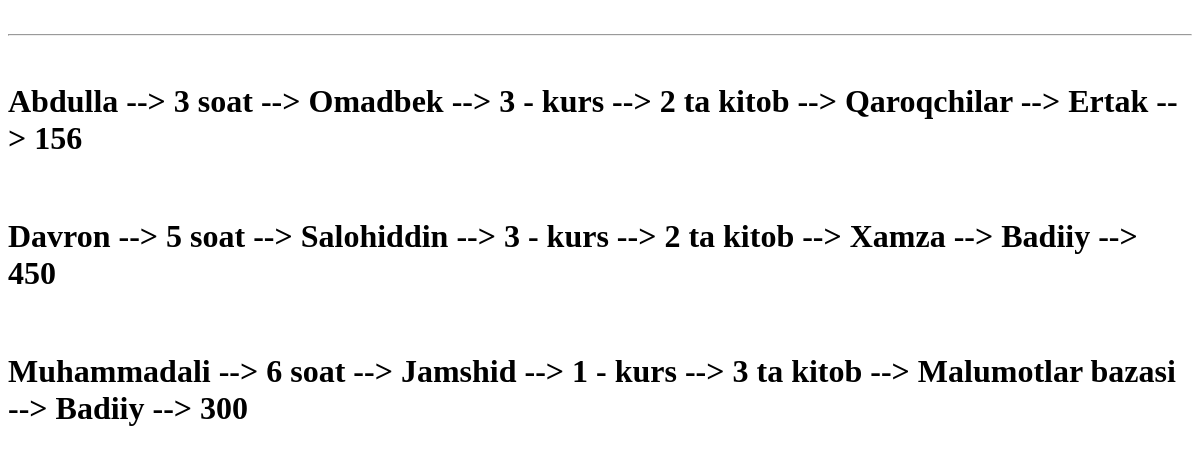
The page /record_tartiblash/ on the database as committed earlier.
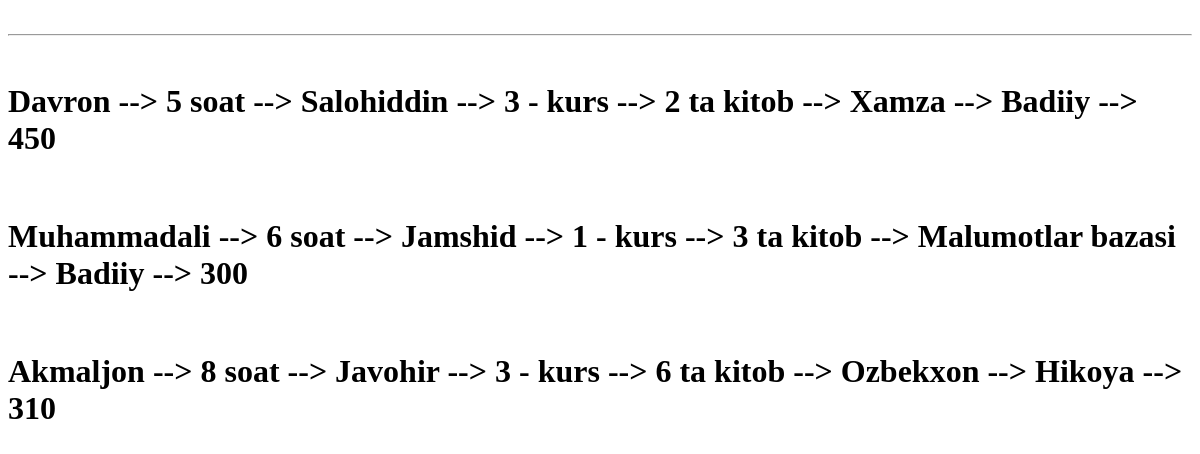
The same page on the database as committed later.
### asosiy/models.py (models this page shows)
class Record(models.Model):
    talaba = models.ForeignKey(Talaba, on_delete=models.CASCADE)
    kitob = models.ForeignKey(Kitob, on_delete=models.CASCADE)
    kutubxonachi = models.ForeignKey(Kutubxonachi, on_delete=models.CASCADE)
    olingan_sana = models.DateTimeField(auto_now_add=True)
    qaytardi = models.BooleanField(default=False)
    qaytarish_sana = models.DateTimeField(blank=True, null=True)
    def __str__(self):
        return f"{self.kutubxonachi} --> {self.talaba} --> {self.kitob}"

class Kutubxonachi(models.Model):
    ism = models.CharField(max_length=30)
    ish_vaqti = models.PositiveSmallIntegerField(verbose_name=" necha soat")
    def __str__(self):
        return f"{self.ism} --> {self.ish_vaqti} soat "

class Talaba(models.Model):
    ism = models.CharField(max_length=30)
    kurs = models.PositiveSmallIntegerField()
    kitob_soni = models.PositiveSmallIntegerField()
    def __str__(self):
        return f"{self.ism} --> {self.kurs} - kurs  --> {self.kitob_soni} ta kitob"

class Kitob(models.Model):
    nom = models.CharField(max_length=50)
    janr = models.CharField(max_length=20, choices=JANR)
    sahifa = models.PositiveSmallIntegerField()
    muallif = models.ForeignKey(Muallif, on_delete=models.CASCADE)
    def __str__(self):
        return f"{self.nom} --> {self.janr} --> {self.sahifa}"

### asosiy/views.py (the view)
# urls.py: path('record_tartiblash/', record_tartiblash),
def record_tartiblash(request):
    content = {
        "recordlar": Record.objects.order_by("-olingan_sana")[:3]
    }
    return render(request, "vazifa/record_tartiblash.html", content)

### templates/vazifa/record_tartiblash.html (shortened to what this page needs)
<!DOCTYPE html>
<html lang="en">
<head>
</head>
<body>
    <br>
    <hr>
    {% for record in recordlar %}
    <br>
    <h1>{{record}}</h1>
    {% endfor %}
</body>
</html>

Rows that differ between the two databases and show on the page:
removed Record: kutubxonachi+talaba+kitob "Abdulla --> 3 soat --> Omadbek --> 3 - kurs --> 2 ta kitob --> Qaroqchilar --> Ertak --> 156"
now on this page (row unchanged): Record: kutubxonachi+talaba+kitob "Akmaljon --> 8 soat --> Javohir --> 3 - kurs --> 6 ta kitob --> Ozbekxon --> Hikoya --> 310"
